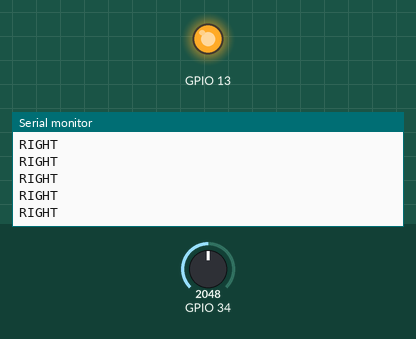
Bench run of a sketch on a simulated ESP32. Shown: output pins drawn as LEDs (lit = HIGH), the last lines printed to the serial monitor. The test bench sets the inputs (shaded band); at power-on: GPIO 34 = 2048.

Above: at 1.2 s.
1.3 s: GPIO 34 set to 1992
At 1.56 s:
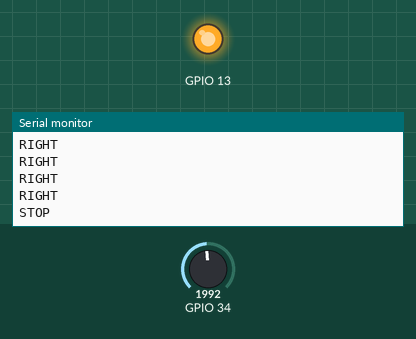
3.3 s: GPIO 34 set to 1663
At 3.36 s:
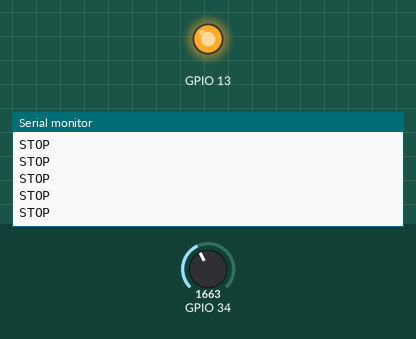
4.8 s: GPIO 34 set to 1603
At 4.96 s:
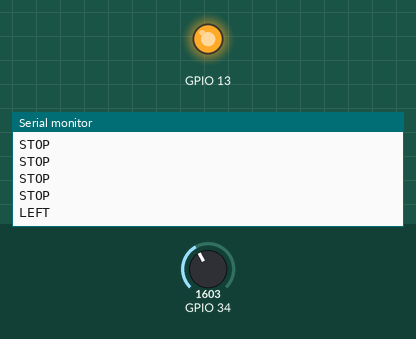

The sketch:

Joystick_Direction_Test.ino
```cpp
void setup() {
pinMode(13, OUTPUT);
digitalWrite(13, HIGH);   // D13 now gives 3.3V to the joystick

Serial.begin(115200);

}

void loop() {
int x = analogRead(34);


if (x >= 1635 && x <= 2035){
  Serial.println("STOP");
}
if (x>2035){
  Serial.println("RIGHT");
}
if (x<1635){
  Serial.println("LEFT");
}

delay(200);
}
```

Measured:
- the behaviour switches between 2036 and 2035 on GPIO 34 (found by bisection; images 0 and 1)
- the behaviour switches between 1635 and 1634 on GPIO 34 (found by bisection; images 2 and 3)
- after the input at 1.3 s, the serial monitor: prints a new line after 0.10 s (image 1)
- after the input at 4.8 s, the serial monitor: prints a new line at once (image 3)
